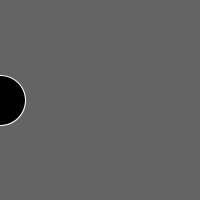
Frame 1 (no input)
Frame 60 (the mouse pressed at the canvas centre just before this capture): identical to frame 1, image omitted
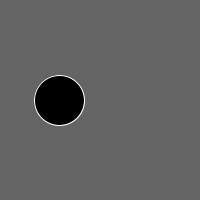
Frame 120 (the mouse held since frame 60 and released just before this capture)

The Processing sketch that drew these frames (run headless with seeded random() and noise(); from frame 60 on, the mouse is pressed at the canvas centre):

// Processing sketch: exo077
// ── exo077.pde
boolean pressed = false;

int circleX = 0;
int circleY = 100;

void setup() {
  size(200, 200);
}

void draw() {
  background(100);
  stroke(255);
  fill(0);
  ellipse(circleX, circleY, 50, 50);
  if (pressed) {
    circleX += 1;
  }
}

void mousePressed() {
  pressed = !pressed;
}
